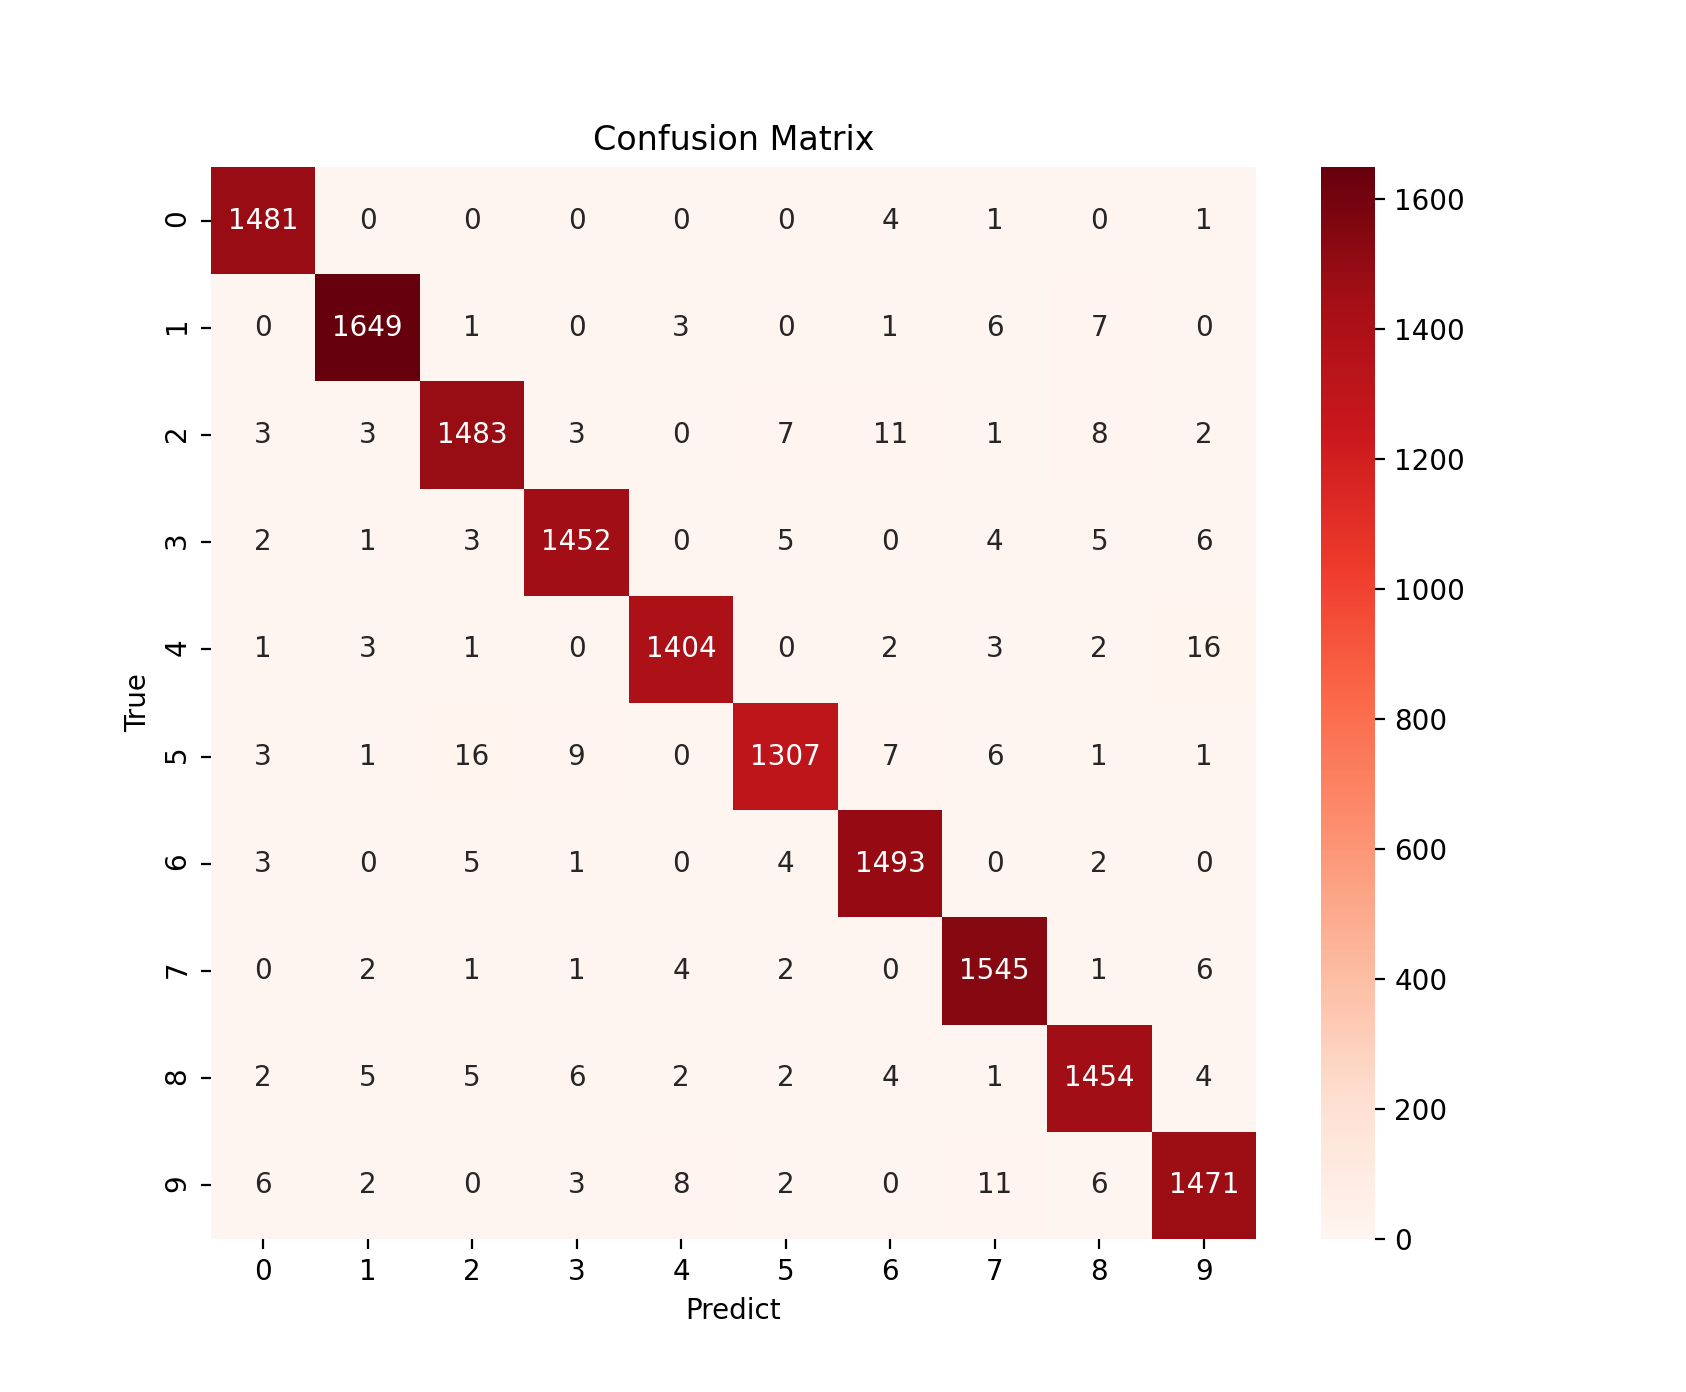

This chart was generated by the following Python code:
import pandas as pd
import numpy as np
import matplotlib.pyplot as plt

import seaborn as sns
from sklearn.metrics import confusion_matrix

true = pd.read_csv("../digit/valid.csv")
test = pd.read_csv("./test_valid.csv")

true_label = true["label"].to_numpy()
test_label = test["label"].to_numpy()
label_num = np.arange(10)

cm = confusion_matrix(true_label, test_label)

sns.heatmap(cm, cmap = "Reds", annot = True, cbar = True, fmt='d', xticklabels = label_num, yticklabels = label_num)
plt.xlabel("Predict")
plt.ylabel("True")
plt.title("Confusion Matrix")

plt.show()
